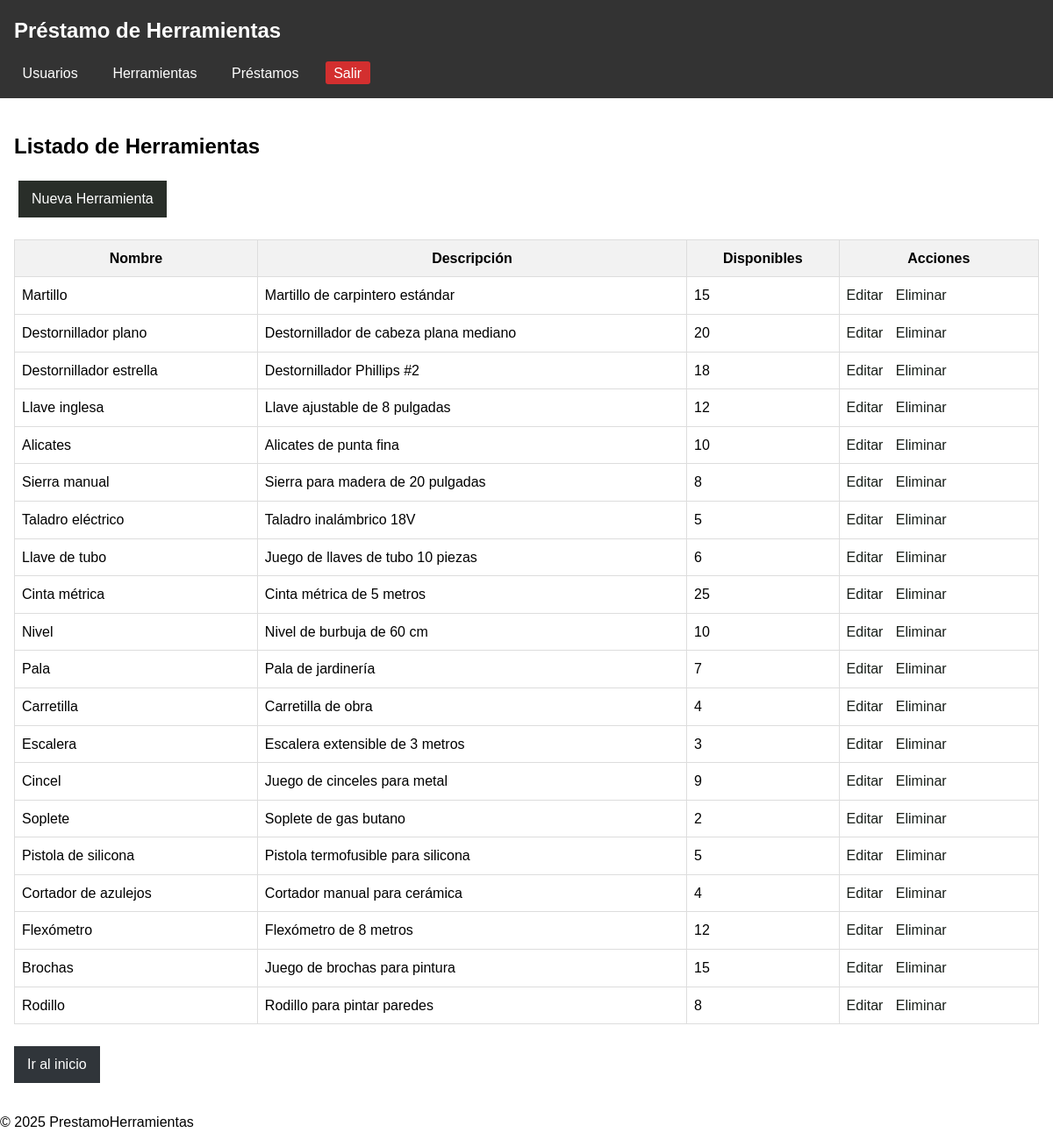
Page /?controller=herramientas on the committed database.
### tables this page shows
CREATE TABLE IF NOT EXISTS herramientas (
    id INT AUTO_INCREMENT PRIMARY KEY,
    nombre VARCHAR(100) NOT NULL,
    descripcion TEXT,
    cantidad_disponible INT UNSIGNED NOT NULL DEFAULT 0
);

### app/Controller/HerramientaController.php (called while the page is built, shortened)
<?php
require_once __DIR__.'/../Model/Herramienta.php';
class HerramientaController {
    public function index() {
        $herramientas = Herramienta::all();
        include '../app/View/herramientas/index.php';
    }
}

### public/index.php (called while the page is built, shortened)
<?php
require_once '../routes.php';

### app/Model/Herramienta.php (called while the page is built, shortened)
<?php
class Herramienta {
    public static function all() {
        $db = Database::connect();
        return $db->query("SELECT * FROM herramientas")->fetchAll(PDO::FETCH_ASSOC);
    }
}

### app/View/herramientas/index.php (the view, shortened to what this page needs)
<?php
 include __DIR__ . '/../VistaReutilizable/encabezado.php'; ?>
<link rel="stylesheet" href="/Sistema_prestamo_de_herramientas/public/assets/css/styles.css">
<h2>Listado de Herramientas</h2>
<a href="?controller=herramientas&action=create" class="boton">Nueva Herramienta</a>
<table class="tabla">
    <thead>
        <tr>
            <th>Nombre</th>
            <th>Descripción</th>
            <th>Disponibles</th>
            <th>Acciones</th>
        </tr>
    </thead>
    <tbody>
        <?php foreach ($herramientas as $h): ?>
        <tr>
            <td><?= $h['nombre'] ?></td>
            <td><?= $h['descripcion'] ?></td>
            <td><?= $h['cantidad_disponible'] ?></td>
            <td class="acciones">
                <a href="?controller=herramientas&action=edit&id=<?= $h['id'] ?>">Editar</a>
                <a href="?controller=herramientas&action=delete&id=<?= $h['id'] ?>"
                   onclick="return confirm('¿Está seguro que desea eliminar esta herramienta?');">
                   Eliminar
                </a>
            </td>
        </tr>
        <?php endforeach; ?>
    </tbody>
</table>
<a href="?controller=auth&action=login" class="boton-secundario">Ir al inicio</a>
<?php include __DIR__ . '/../VistaReutilizable/pie.php'; ?>

### public/assets/css/styles.css (style rules this page uses)
table { width: 100%; border-collapse: collapse; margin-top: 20px; background: white; }
.botones button, .boton { padding: 8px 15px; margin: 0 5px; background: #4CAF50; color: white; border: none; text-decoration: none; display: inline-block; }
.boton { background: #242527; }
.tabla { width: 100%; border-collapse: collapse; margin: 15px 0; }
.tabla th, .tabla td { padding: 8px; border: 1px solid #ddd; }
.tabla th { background-color: #f2f2f2; }
.boton { display: inline-block; padding: 8px 12px; background: #2d302d; color: white; text-decoration: none; margin-bottom: 10px; }
.boton-secundario { display: inline-block; padding: 8px 12px; background: #252729; color: white; text-decoration: none; margin-top: 10px; }
.acciones a { margin-right: 10px; color: #19699e; text-decoration: none; }
.acciones a { color: #191f1a; text-decoration: none; }
.boton { padding: 8px 15px; background: #292e29; color: white; text-decoration: none; display: inline-block; }
.boton-secundario { padding: 8px 15px; background: #30353a; color: white; text-decoration: none; display: inline-block; }
body { font-family: Arial, sans-serif; margin: 0; padding: 0; line-height: 1.6; }

### rows in the picture
herramientas: nombre "Martillo", descripcion "Martillo de carpintero estándar", cantidad_disponible "15"
herramientas: nombre "Destornillador plano", descripcion "Destornillador de cabeza plana mediano", cantidad_disponible "20"
herramientas: nombre "Destornillador estrella", descripcion "Destornillador Phillips #2", cantidad_disponible "18"
herramientas: nombre "Llave inglesa", descripcion "Llave ajustable de 8 pulgadas", cantidad_disponible "12"
herramientas: nombre "Alicates", descripcion "Alicates de punta fina", cantidad_disponible "10"
herramientas: nombre "Sierra manual", descripcion "Sierra para madera de 20 pulgadas", cantidad_disponible "8"
herramientas: nombre "Taladro eléctrico", descripcion "Taladro inalámbrico 18V", cantidad_disponible "5"
herramientas: nombre "Llave de tubo", descripcion "Juego de llaves de tubo 10 piezas", cantidad_disponible "6"
herramientas: nombre "Cinta métrica", descripcion "Cinta métrica de 5 metros", cantidad_disponible "25"
herramientas: nombre "Nivel", descripcion "Nivel de burbuja de 60 cm", cantidad_disponible "10"
herramientas: nombre "Pala", descripcion "Pala de jardinería", cantidad_disponible "7"
herramientas: nombre "Carretilla", descripcion "Carretilla de obra", cantidad_disponible "4"
herramientas: nombre "Escalera", descripcion "Escalera extensible de 3 metros", cantidad_disponible "3"
herramientas: nombre "Cincel", descripcion "Juego de cinceles para metal", cantidad_disponible "9"
herramientas: nombre "Soplete", descripcion "Soplete de gas butano", cantidad_disponible "2"
herramientas: nombre "Pistola de silicona", descripcion "Pistola termofusible para silicona", cantidad_disponible "5"
herramientas: nombre "Cortador de azulejos", descripcion "Cortador manual para cerámica", cantidad_disponible "4"
herramientas: nombre "Flexómetro", descripcion "Flexómetro de 8 metros", cantidad_disponible "12"
herramientas: nombre "Brochas", descripcion "Juego de brochas para pintura", cantidad_disponible "15"
herramientas: nombre "Rodillo", descripcion "Rodillo para pintar paredes", cantidad_disponible "8"
